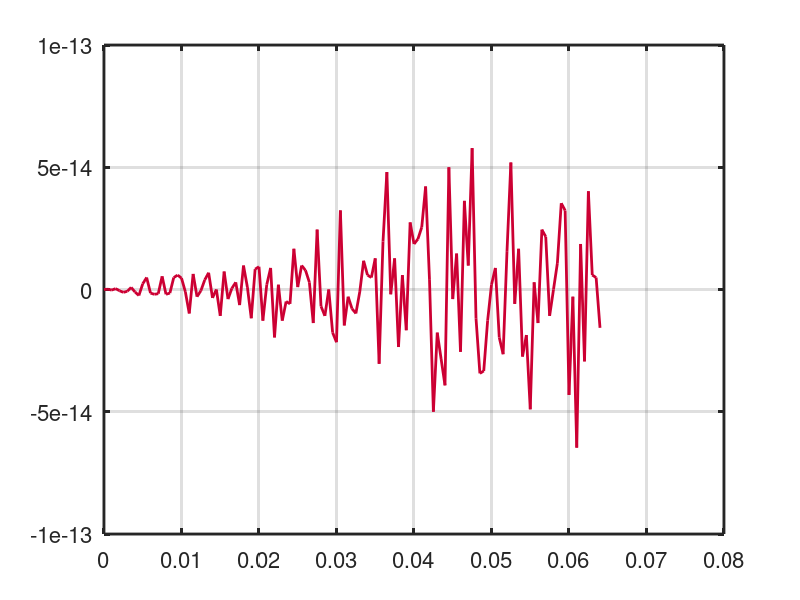
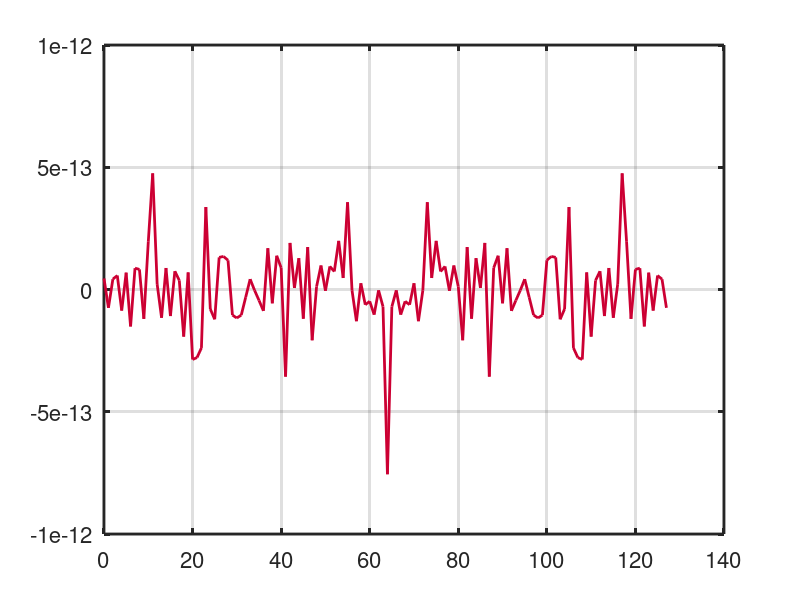

Source code (MATLAB) for these figures, in order:
%===============================================
% DFT_period_m.m
%
% Faltung y[n] = x[n] * h[n] in Matlab
% 
% (c) 2013 Christian Münker - Files zur Vorlesung "DSV auf FPGAs"
%===============================================
set(0,'DefaultAxesColorOrder', [0.8 0 0.2; 0 1 0; 0 0 1], ...
      'DefaultAxesLineStyleOrder','-|--|:|-.');

set(0,'DefaultAxesUnits','normalized');      
set(0,'DefaultAxesFontSize',16);
set(0,'defaultTextFontSize',16);
set(0,'defaultLineMarkerSize', 6);

set(0,'defaultaxeslinewidth',2);
set(0,'defaultlinelinewidth',2);
close all; % alle Plot-Fenster schließen
clear all; % alle Variablen aus Workspace löschen
%
f_S = 2e3; T_S = 1 / f_S; 
N_FFT = 128; t_max = N_FFT*T_S;
f_a = 1e3; 
t = 0:T_S:t_max;
y = sin(2*pi*t*f_a);
Sy = fft(y,N_FFT); 
f = 0:N_FFT-1;
figure(1); clf;
plot(t, y); grid on;
figure(2); clf;
plot(f,Sy); grid on;